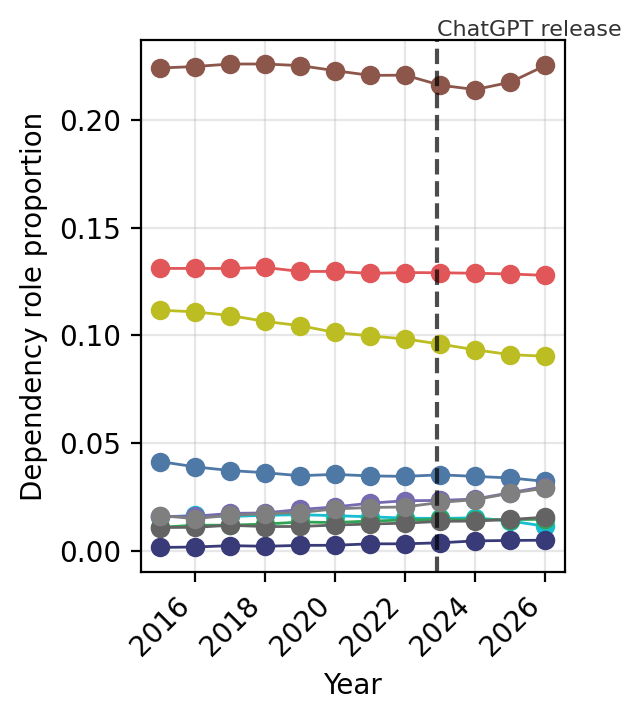
#> input picture data/visuals/arxiv_ai_titles/dependency_distribution_trends.png, 641 x 720 px, found by its file name
$ python combine_dependency_role_trends.py
#> lines starting #> are read from the running program, lines starting #| are printed output that depends on the picture
### src/not_an_llm/analysis/trends.py
from __future__ import annotations

from pathlib import Path
from typing import Optional
from matplotlib.lines import Line2D

import matplotlib.pyplot as plt
import numpy as np
import pandas as pd
from scipy import stats
from sklearn.linear_model import LinearRegression
import ruptures as rpt

from .label_map import LABEL_MAP, pretty_feature_label
from .feature_groups import FEATURE_GROUPS
from .visual_style import (
    CATEGORICAL_COLORS,
    DEPENDENCY_ROLE_COLORS,
    DARK_GREY,
    GREEN,
    HATCHES,
    MARKERS,
    ORCHID,
    sign_color,
    sign_hatch,
)


# [5 lines left out: function _simple_percent_change, not called in this run]


def is_group_total_feature(feature: str) -> bool:
    return feature.endswith("_total_per_1k_words")


DEPENDENCY_ROLE_ORDER = [
    "det",
    "pobj",
    "prep",
    "aux",
    "auxpass",
    "advcl",
    "conj",
    "compound",
    "dobj",
    "amod",
    "nummod",
    "appos",
]

def dependency_role_color_map(roles) -> dict[str, str]:
    """Return a stable dependency-label color map shared across datasets."""
    canonical = dict(DEPENDENCY_ROLE_COLORS)
    unknown_roles = sorted(str(role) for role in roles if str(role) not in canonical)
    for offset, role in enumerate(unknown_roles):
        canonical[role] = CATEGORICAL_COLORS[offset % len(CATEGORICAL_COLORS)]
    return canonical


# [36 lines left out: function save_dependency_role_legend, not called in this run]


class TrendAnalyzer:
    """Aggregate and visualize per-year feature trends with mean + confidence intervals."""

    # [13 lines left out: function __init__, not called in this run]

    # =========================================================
    # LABELS
    # =========================================================
    def _pretty_label(self, feature: str) -> str:
        return pretty_feature_label(feature, self.label_map)

    # =========================================================
    # UTILS
    # =========================================================
    # [9 lines left out: functions _format_xticks, _resolve_month_timestamp, not called in this run]

    def _add_event_lines(self, ax, event_dates: dict[str, pd.Timestamp]) -> None:
        for label, d in event_dates.items():
            ax.axvline(d, linestyle="--", alpha=0.7, color=DARK_GREY)

    # [1252 lines left out: functions _filter_features, aggregate_monthly, aggregate_yearly, _legacy_yearly_segmented_regression, _compute_stats, compute_all_stats and 12 more, not called in this run]

### scripts/combine_dependency_role_trends.py
from __future__ import annotations

from pathlib import Path

import matplotlib.pyplot as plt
from matplotlib.lines import Line2D
from PIL import Image, ImageChops, ImageDraw


ROOT = Path(__file__).resolve().parents[1]
SRC = ROOT / "src"
import sys
if str(SRC) not in sys.path:
    sys.path.insert(0, str(SRC))

from not_an_llm.analysis.trends import DEPENDENCY_ROLE_ORDER, dependency_role_color_map


PANELS = (
    ("arxiv_ai_abstracts", "AI"),
    ("arxiv_qbio_abstracts", "Quantitative biology"),
    ("arxiv_stat_abstracts", "Statistics"),
    ("medarxiv_abstracts", "medRxiv"),
)


def _trim_white(image: Image.Image) -> Image.Image:
    rgb = image.convert("RGB")
    background = Image.new("RGB", rgb.size, "white")
    bbox = ImageChops.difference(rgb, background).getbbox()
    return rgb.crop(bbox) if bbox else rgb


def _remove_event_label(image: Image.Image) -> Image.Image:
    """Remove the legacy label above the axes while retaining the event line."""
    cleaned = image.convert("RGB").copy()
    width, height = cleaned.size
    draw = ImageDraw.Draw(cleaned)
    draw.rectangle((width * 0.54, 0, width, height * 0.052), fill="white")
    return cleaned


def main() -> None:
    visuals = ROOT / "data" / "visuals"
    output_dir = visuals / "corpus_comparison"
    output_dir.mkdir(parents=True, exist_ok=True)

    fig, axes = plt.subplots(2, 2, figsize=(5.65, 5.85))
    for ax, (dataset, label) in zip(axes.flat, PANELS, strict=True):
        source = visuals / dataset / "dependency_distribution_trends.png"
        if not source.exists():
            raise FileNotFoundError(source)
        with Image.open(source) as image:
#> image is the input picture: PIL image 641x720 RGBA; mean R, G, B, A 239.2, 238.2, 237.7, 255
            ax.imshow(_trim_white(_remove_event_label(image)))
#> in _trim_white, `background = Image.new("RGB", rgb.size, "white")`: background: PIL image 641x720 RGB; every value is 255
#> in _trim_white, `bbox = ImageChops.difference(rgb, background).getbbox()`: bbox = (19, 38, 567, 694)
#> in _trim_white, `return rgb.crop(bbox) if bbox else rgb`:
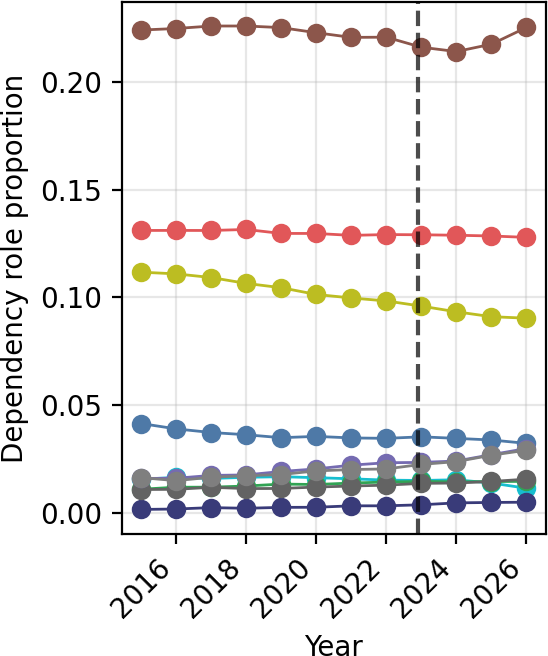
#> returned value: PIL image 548x656 RGB; mean R, G, B 235.1, 233.9, 233.3
        ax.set_title(label, color="black", fontsize=10, pad=2)
        ax.axis("off")

    fig.subplots_adjust(left=0.0, right=1.0, bottom=0.0, top=0.985, wspace=-0.12, hspace=0.12)

    path = output_dir / "dependency_role_trends_all_corpora.png"
    fig.savefig(path, dpi=220, bbox_inches="tight", facecolor="white", pad_inches=0.025)
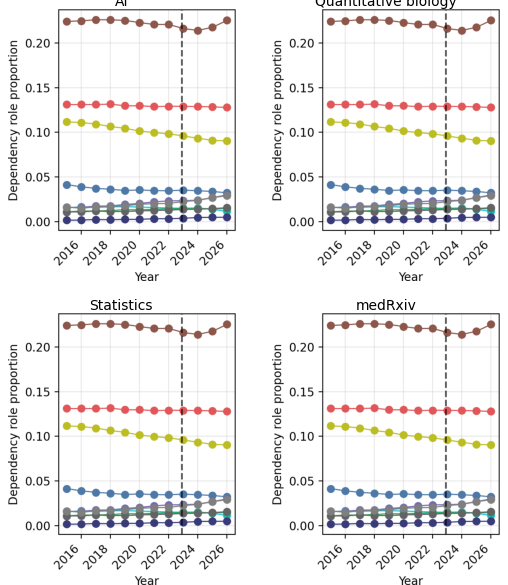
#> figure drawn by matplotlib, 4 panels
    plt.close(fig)

    legend_target = output_dir / "dependency_role_trends_all_corpora_legend.png"
    roles = DEPENDENCY_ROLE_ORDER
    colors = dependency_role_color_map(roles)
    handles = [
        Line2D(
            [0], [0], color=colors[role], marker="o",
            linewidth=1.5, markersize=3.5, label=role,
        )
        for index, role in enumerate(roles)
    ]
    legend_fig = plt.figure(figsize=(2.15, 1.55))
    legend_fig.legend(
        handles=handles, loc="center", ncol=2, frameon=False, fontsize=7.5,
        handlelength=1.45, handletextpad=0.45, columnspacing=1.0, labelspacing=0.38,
    )
    legend_fig.savefig(
        legend_target, dpi=220, bbox_inches="tight", facecolor="white", pad_inches=0.015,
    )
    plt.close(legend_fig)

    print(path)
    print(legend_target)


if __name__ == "__main__":
    main()
